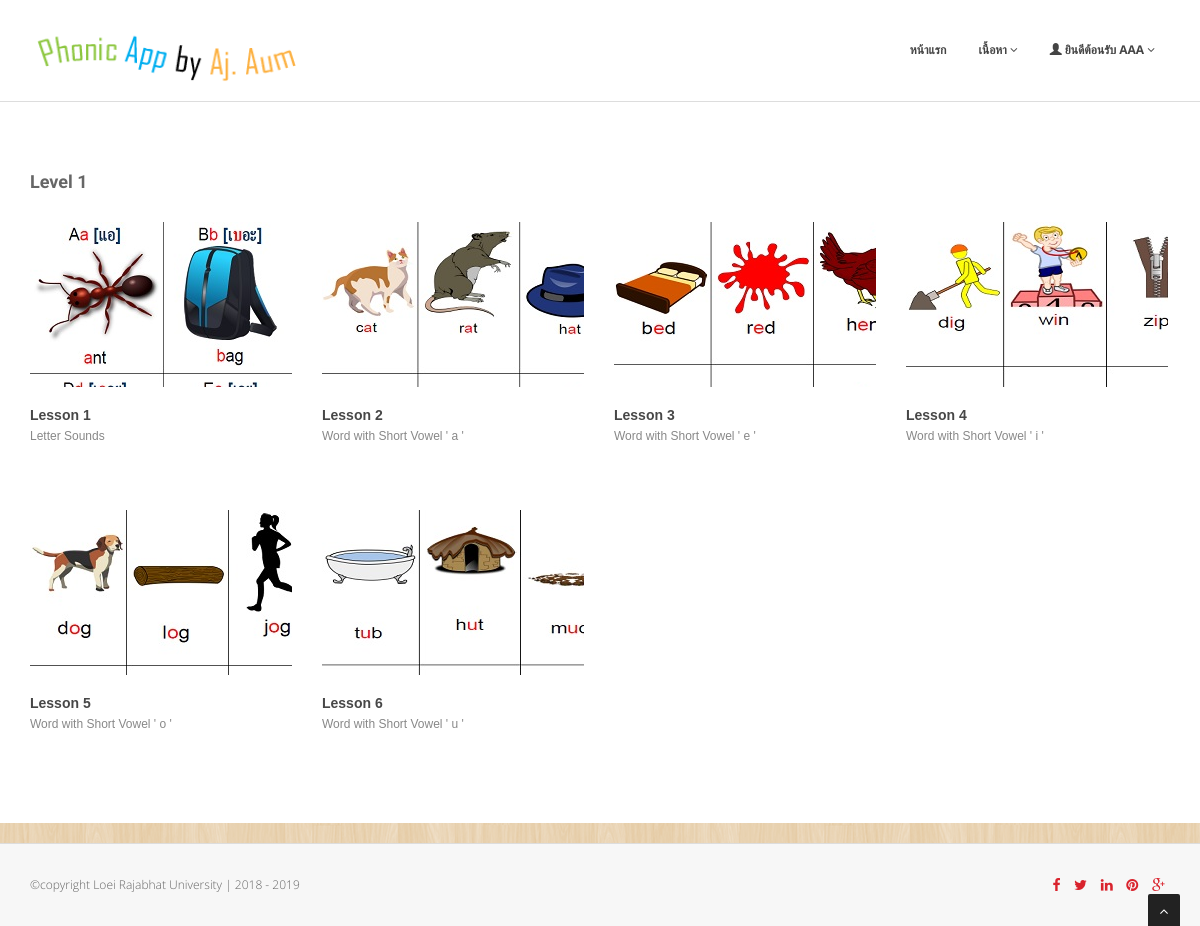
Page /level1.php (signed in) on the earlier database version.
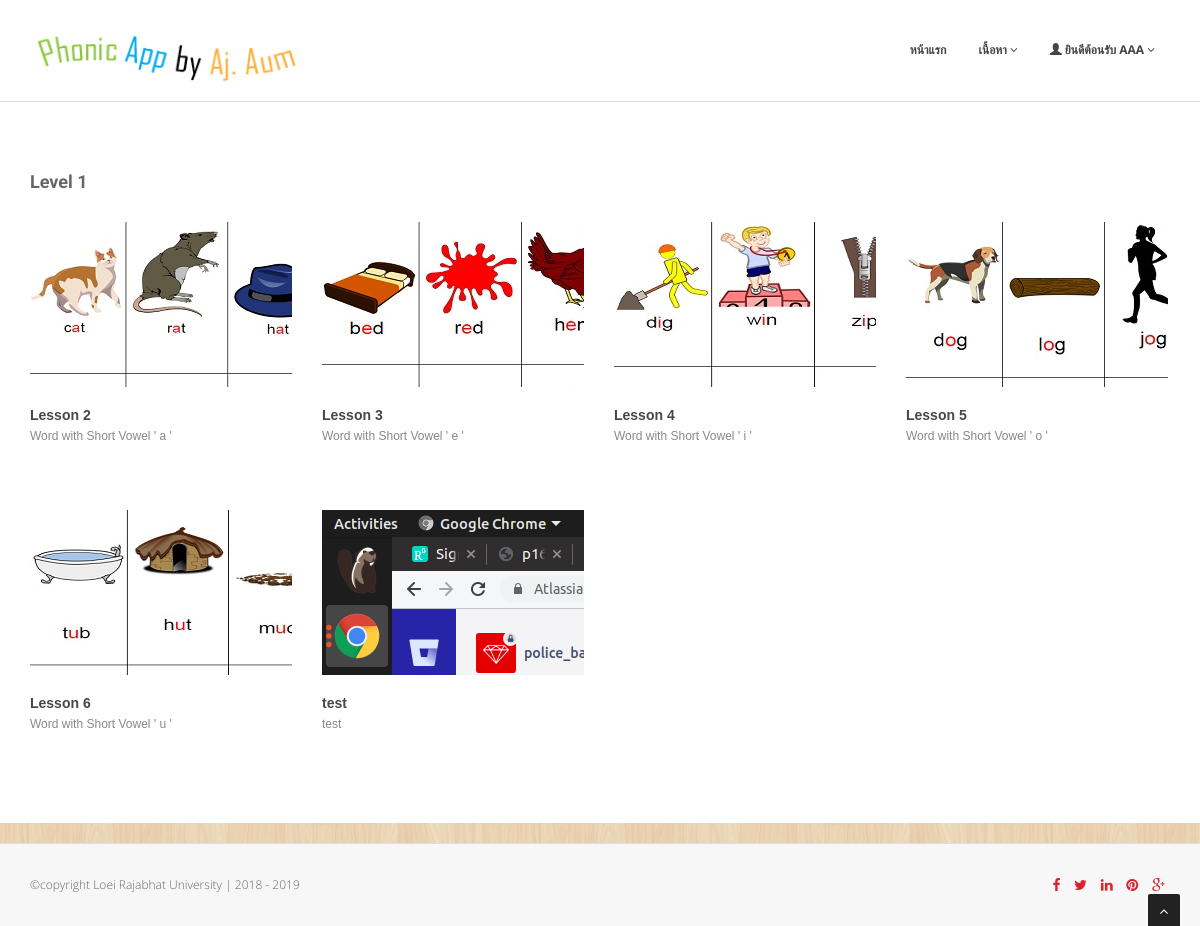
Same page on the later database version.
### tables this page shows
CREATE TABLE `lesson_detail` (
  `lesson_id` varchar(10) NOT NULL COMMENT 'รหัสบทเรียน',
  `level` varchar(5) NOT NULL COMMENT 'Level No',
  `lesson_no` int(5) NOT NULL COMMENT 'ลำดับบทเรียน',
  `lesson_name` varchar(100) NOT NULL COMMENT 'ชื่อบทเรียน',
  `lesson_desc` varchar(100) NOT NULL COMMENT 'คำอธิบายบทเรียน',
  `small_image` varchar(50) NOT NULL COMMENT 'รูปบทเรียน',
  `big_image` varchar(50) NOT NULL COMMENT 'รูปบทเรียนใหญ่',
  `maxpage` int(11) NOT NULL,
  `youtube` varchar(20) NOT NULL,
  `create_date` timestamp NOT NULL DEFAULT CURRENT_TIMESTAMP ON UPDATE CURRENT_TIMESTAMP
);

### level1.php (the view, shortened to what this page needs)
<!DOCTYPE html>
<html lang="en">
<head>
<link href="css/bootstrap.min.css" rel="stylesheet" />
<link href="css/cubeportfolio.min.css" rel="stylesheet" />
<link href="css/style.css" rel="stylesheet" />
<link id="t-colors" href="skins/default.css" rel="stylesheet" />
	<link id="bodybg" href="bodybg/bg1.css" rel="stylesheet" type="text/css" />
</head>
<body>
<div id="wrapper">
	<?php include 'template/NavAdmin.php'; ?>
	<section id="content">
	<div class="container">
		<div class="row">
			<div class="col-lg-12">
				<h4 class="heading">Level 1</h4>
				<div id="grid-container" class="cbp-l-grid-projects">
					<ul>
					<?php
					include 'db_connection.php';
					$sql = "SELECT * FROM lesson_detail where level = '1' order by lesson_no";
					$result = $conn->query($sql);
					if ($result->num_rows > 0) {
						while($row = $result->fetch_assoc()) {
					?>
						<li class="cbp-item graphic">
							<div class="cbp-caption">
								<div class="cbp-caption-defaultWrap">
									<img src="<?php echo $row["small_image"];?>" alt="" />
								</div>
								<div class="cbp-caption-activeWrap">
									<div class="cbp-l-caption-alignCenter">
										<div class="cbp-l-caption-body">
											<a href="<?php echo $row["big_image"];?>" class="cbp-lightbox cbp-l-caption-buttonRight" data-title="<?php echo $row["lesson_name"];?>">ดูรูปตัวอย่าง</a>
											<a href="lesson_show.php?lesson_id=<?php echo $row["lesson_id"];?>" class="cbp-l-caption-buttonRight">เข้าเรียน</a>
										</div>
									</div>
								</div>
							</div>
							<div class="cbp-l-grid-projects-title"><?php echo $row["lesson_name"];?></div>
							<div class="cbp-l-grid-projects-desc"><?php echo $row["lesson_desc"];?></div>
						</li>
					<?php
						}
					}
					?>
				</ul>
			</div>
		</div>
	</div>
</section>
		<?php include 'template/footer.php'; ?>
</body>
</html>

Differences in the rows shown:
removed lesson_detail: small_image (picture), lesson_name "Lesson 1", lesson_desc "Letter Sounds"
added lesson_detail: small_image (picture), lesson_name "test", lesson_desc "test"
